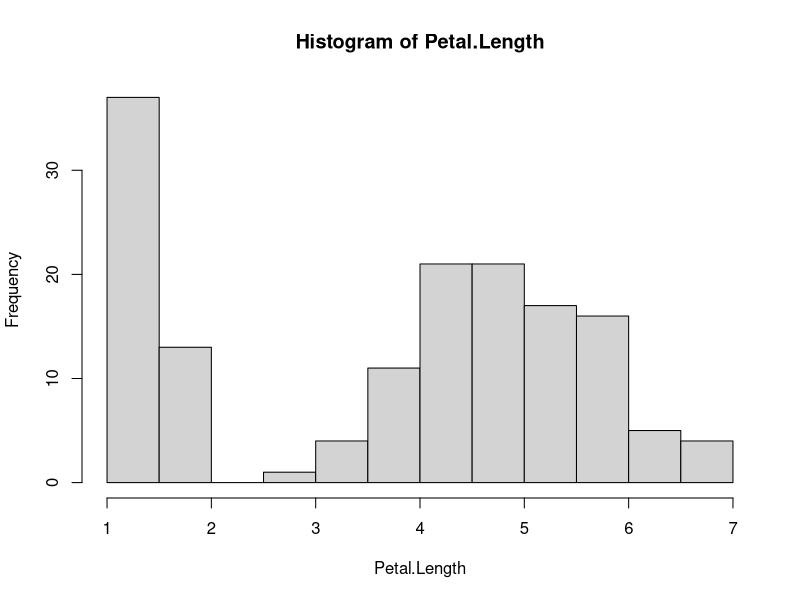
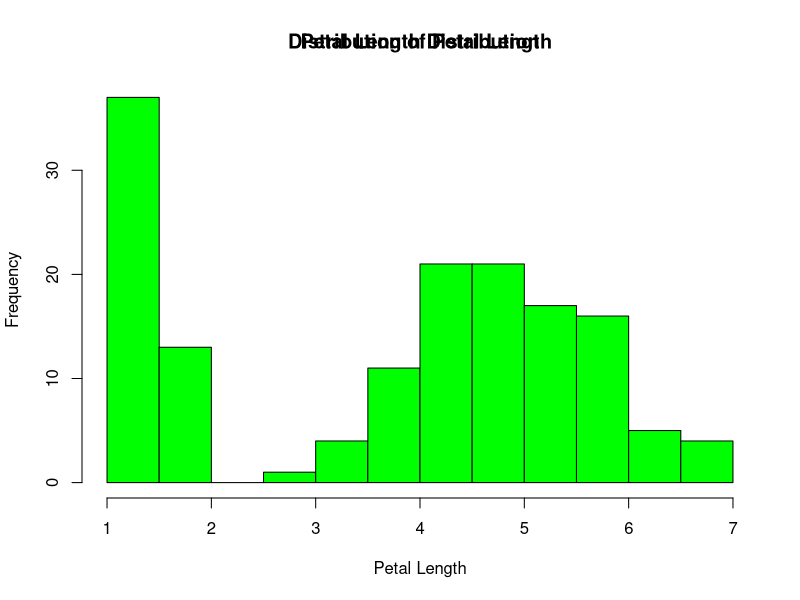
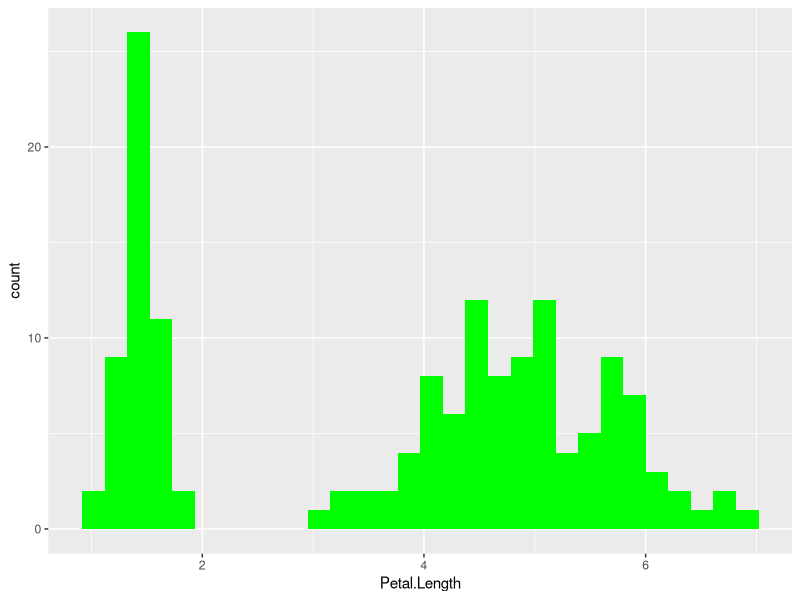

R code for these plots, in order:
#Load Dataset
data(iris)

#Name Variable of Petal length column
Petal.Length <- iris$Petal.Length

#Calculate Mean of Petal Length
mean(Petal.Length)

#Save Mean Petal Length as New Variable
petal_length_mean <- mean(Petal.Length)

#Print New Variable
petal_length_mean

#Make a Histogram of the Mean Petal Length
hist(Petal.Length)

#Customize Histogram to have appropriate titles and color
hist(Petal.Length, col = "green", main= "Distribution of Petal Length", xlab = "Petal Length")

#Try to implement in ggplot2
install.packages("ggplot2")

#load GGplot
library(ggplot2)

#Set GG PLot
plot_1 <- ggplot(data=iris, aes(Petal.Length))+ geom_histogram(fill= "green")+
  title("Petal Length Distribution")

#Print Plot 1
plot_1

